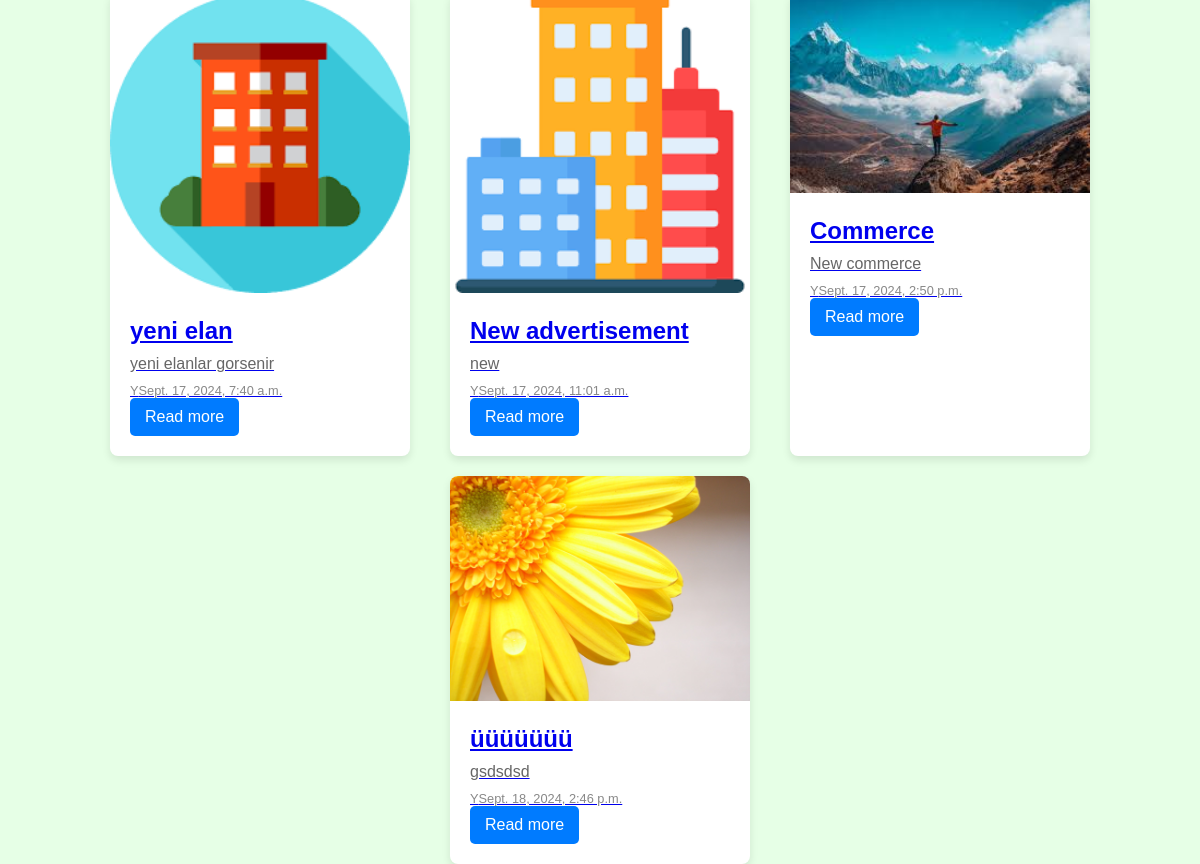
The page / on the database its author committed.
### my_app/models.py (models this page shows, shortened)
class Advertisements(models.Model):
    title = models.CharField(max_length=256, null=True, blank=True)
    description = models.TextField(max_length=3000, null=True, blank=True)
    category = models.ForeignKey(Category, on_delete=models.SET_NULL, null=True, blank=True)
    created_at = models.DateTimeField(auto_now_add=True)
    updated_at = models.DateTimeField(auto_now=True)
    image_1 = models.ImageField(upload_to="uploads/advertisements/images/%Y/%m/%d/", null=True, blank=True)
    image_2 = models.ImageField(upload_to="uploads/advertisements/images/%Y/%m/%d/", null=True, blank=True)
    image_3 = models.ImageField(upload_to="uploads/advertisements/images/%Y/%m/%d/", null=True, blank=True)
    class Meta:
        verbose_name = "Advertisement"
        verbose_name_plural = "Advertisements"
    def get_thumbnail_image_url(self) -> str:
        if self.image_1:
            return self.image_1.url
        return ""

### my_app/views.py (the view)
def index(request):
    posts = Advertisements.objects.all()
    context = {
        "posts": posts
    }
    return render(request, "my_app/index.html", context)

### my_app/templates/my_app/index.html (shortened to what this page needs)
{% load static %}
<!DOCTYPE html>
<html lang="en">
<head>
    <link rel="stylesheet" href="../../static/my_app/style.css">
</head>
<body>
    <div class="card-container">
        {% for post in posts %}
        <a href="post/{{ post.id }}">
        <div class="card">
            <div class="property-image">
                <img src="{{ post.get_thumbnail_image_url }}" alt="{{ post.title }}" class="post-image">
            </div>
            <div class="card-content">
                <h3 class="title">{{ post.title }}</h3>
                <p class="description">{{ post.description }}</p>
                <p class="created_at">Y{{ post.created_at }}</p>
                <a href="#" class="read-more">Read more</a>
            </div>
        </div>
        </a>
        {% endfor %}
    </div>
</body>
</html>

### my_app/static/my_app/style.css (style rules this page uses)
* { box-sizing: border-box; margin: 0; padding: 0; font-family: Arial, sans-serif; }
body { background-color: #e6ffe6; display: flex; justify-content: center; align-items: center; height: 100vh; flex-direction: column; }
.card-container { display: flex; gap: 20px; flex-wrap: wrap; justify-content: center; max-width: 1200px; margin: 20px; }
.card { background-color: #fff; border-radius: 8px; box-shadow: 0 4px 8px rgba(0, 0, 0, 0.1); overflow: hidden; width: 300px; transition: transform 0.2s; }
.card img { width: 100%; height: auto; }
.card-content { padding: 20px; }
.title { font-size: 1.5em; margin-bottom: 10px; }
.description { font-size: 1em; color: #666; margin-bottom: 10px; }
.created_at, .updated_at { font-size: 0.8em; color: #888; }
.read-more { display: inline-block; padding: 10px 15px; background-color: #007bff; color: #fff; text-decoration: none; border-radius: 5px; transition: background-color 0.3s; }

### rows shown on the page
Advertisements: get_thumbnail_image_url (picture), title "yeni elan", description "yeni elanlar gorsenir", created_at "Sept. 17, 2024, 7:40 a.m."
Advertisements: get_thumbnail_image_url (picture), title "New advertisement", description "new", created_at "Sept. 17, 2024, 11:01 a.m."
Advertisements: get_thumbnail_image_url (picture), title "Commerce", description "New commerce", created_at "Sept. 17, 2024, 2:50 p.m."
Advertisements: get_thumbnail_image_url (picture), title "üüüüüüü", description "gsdsdsd", created_at "Sept. 18, 2024, 2:46 p.m."
